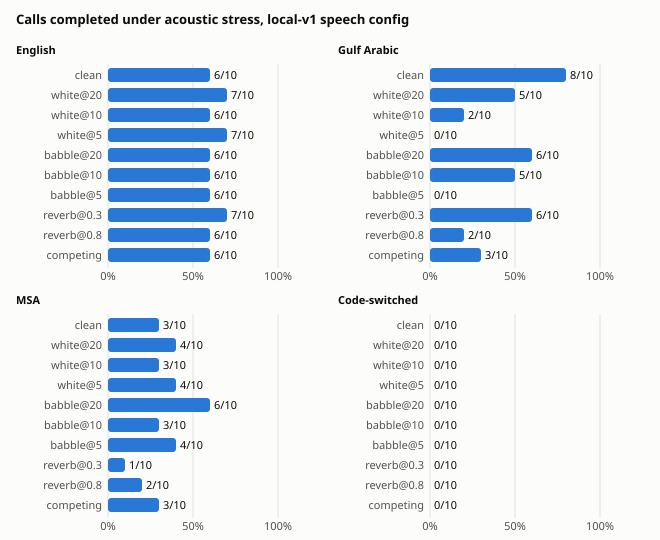

Python code for this plot:
"""TRACE acoustic stress (arXiv 2609.29452): the forty calls again on stressed copies of the caller audio.

    uv run --extra speech python -m eval.trace      # writes the trace section of eval/results.json and eval/trace.svg
"""

from __future__ import annotations

import argparse
import time

from .acoustics import ARMS
from .harness import CALL_KINDS, ROOT, ASRCache, load_results, run_call, update_results
from .scripts import CALLS

NAMES = {"en": "English", "gulf": "Gulf Arabic", "msa": "MSA", "switch": "Code-switched"}


def had_trouble(call: dict) -> bool:
    """Something went wrong in the call: a misheard intent, a wrong slot value, or the agent asking again."""
    for t in call["turns"]:
        if t["intent"] != t["gold_intent"] or t["action_args"].get("reason") == "not_understood":
            return True
        if any(k in t["gold_slots"] and t["gold_slots"][k] != v for k, v in t["slots"].items()):
            return True
    return False


def aggregate_arm(calls: list[dict], clean: list[dict]) -> dict:
    base = {c["call_id"]: c for c in clean}
    out = {}
    for kind in CALL_KINDS:
        cs = [c for c in calls if c["kind"] == kind]
        done = [c for c in cs if c["completed"]]
        troubled = [c for c in cs if had_trouble(c)]
        both = [c for c in done if base.get(c["call_id"], {}).get("completed")]
        out[kind] = {
            "calls": len(cs), "completed": len(done),
            "wrong_actions": sum(len(c["wrong_actions"]) for c in cs),
            "troubled": len(troubled), "recovered": sum(c["completed"] for c in troubled),
            "turns_per_completed_call": round(sum(len(c["turns"]) for c in done) / len(done), 2) if done else None,
            "extra_turns_vs_clean": round(sum(len(c["turns"]) - len(base[c["call_id"]]["turns"]) for c in both)
                                          / len(both), 2) if both else None,
        }
    return out


def plot_svg(rows: dict, speech: str = "local") -> str:
    """One panel per language, one bar per arm: the share of calls completed."""
    arms = list(rows)
    bar, gap, label_w, plot_w, pad = 14, 6, 92, 170, 16
    panel_h = 34 + len(arms) * (bar + gap)
    panel_w = label_w + plot_w + 44
    width, height = 2 * panel_w + 3 * pad, 2 * panel_h + 3 * pad + 24
    out = [f'<svg xmlns="http://www.w3.org/2000/svg" viewBox="0 0 {width} {height}" width="{width}" '
           f'height="{height}" font-family="system-ui, Segoe UI, sans-serif" font-size="11">',
           "<style>.bg{fill:#fcfcfb}.ink{fill:#0b0b0b}.muted{fill:#52514e}.bar{fill:#2a78d6}.grid{stroke:#e4e2dc}"
           "@media (prefers-color-scheme: dark){.bg{fill:#1a1a19}.ink{fill:#ffffff}.muted{fill:#c3c2b7}"
           ".bar{fill:#3987e5}.grid{stroke:#3a3936}}</style>",
           f'<rect class="bg" width="{width}" height="{height}"/>',
           f'<text class="ink" x="{pad}" y="{pad + 8}" font-size="13" font-weight="600">Calls completed under '
           f'acoustic stress, {speech} speech config</text>']
    for i, kind in enumerate(NAMES):
        x0 = pad + (i % 2) * (panel_w + pad)
        y0 = 24 + pad + (i // 2) * (panel_h + pad)
        out.append(f'<g class="panel" transform="translate({x0},{y0})">')
        out.append(f'<text class="ink" x="0" y="14" font-weight="600">{NAMES[kind]}</text>')
        for frac in (0, 0.5, 1):
            gx = label_w + frac * plot_w
            out.append(f'<line class="grid" x1="{gx}" x2="{gx}" y1="24" y2="{panel_h - 6}"/>')
            out.append(f'<text class="muted" x="{gx}" y="{panel_h + 6}" text-anchor="middle">{int(frac * 100)}%</text>')
        for j, arm in enumerate(arms):
            r = rows[arm][kind]
            share = r["completed"] / r["calls"] if r["calls"] else 0
            y = 28 + j * (bar + gap)
            w = max(share * plot_w, 0)
            out.append(f'<text class="muted" x="{label_w - 6}" y="{y + bar - 3}" text-anchor="end">{arm}</text>')
            if w > 0:
                out.append(f'<rect class="bar" x="{label_w}" y="{y}" width="{w:.1f}" height="{bar}" rx="3">'
                           f'<title>{NAMES[kind]}, {arm}: {r["completed"]} of {r["calls"]}</title></rect>')
            out.append(f'<text class="ink" x="{label_w + w + 4:.1f}" y="{y + bar - 3}">{r["completed"]}/{r["calls"]}'
                       f'</text>')
        out.append("</g>")
    out.append("</svg>")
    return "\n".join(out) + "\n"


def main() -> None:
    ap = argparse.ArgumentParser()
    ap.add_argument("--arms", default=",".join(ARMS))
    ap.add_argument("--speech", default="local")
    ap.add_argument("--force", action="store_true")
    args = ap.parse_args()
    clean = [run_call(cid, call, ASRCache(args.speech).get) for cid, call in CALLS.items()]
    done = load_results().get("trace", {}).get("by_arm", {})
    for arm in args.arms.split(","):
        if arm in done and not args.force:
            continue
        t0 = time.time()
        cache = ASRCache(args.speech, arm)
        calls = clean if arm == "clean" else [run_call(cid, call, cache.get) for cid, call in CALLS.items()]
        cache.save()
        done[arm] = aggregate_arm(calls, clean)
        update_results("trace", {"speech": args.speech, "by_arm": done}, merge=True)
        total = sum(r["completed"] for r in done[arm].values())
        print(f"{arm}: completed {total}/40, wrong actions "
              f"{sum(r['wrong_actions'] for r in done[arm].values())} ({time.time() - t0:.0f} s)", flush=True)
    (ROOT / "trace.svg").write_text(plot_svg({a: done[a] for a in ARMS if a in done}, args.speech), encoding="utf-8",
                                    newline="\n")


if __name__ == "__main__":
    main()
